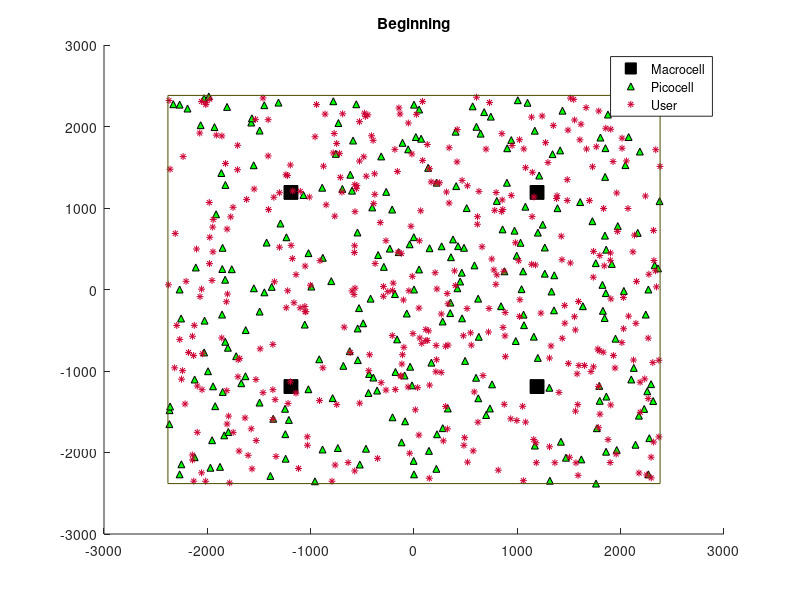

This chart was generated by the following MATLAB code: (Note: this script raises an error after producing the figure.)
%%Rebuild System 2017.2.22
clc, clear, close all
load('ttSimuT');

% ============================================================================== %
%   ____                                                                         %
%  |    \                                                                        %
%  |     \                                                                       %
%  |     |                                                                       %
%  |     /                                                                       %
%  |____/                                                                        % 
%  |        ____            ____        _  _      __     __|__      __           %
%  |       /    \    | /   /    \     |/ \/ \    /  \      |       /  \    | /   %
%  |       |    |\   |/    |    |\    |  |  |    |__/      | /     |__/    |/    %
%  |       \____/ \  |     \____/ \   |  |  |    |___      |/      |___    |     %
% ============================================================================== %

% -----------------------------------------------------
% -------/* Simulation Parameters Setting /* (待確認)--
% -----------------------------------------------------
MTS_1s = 1;		% [sec]														% Minimum Time-of-Stay from 3GPP Standard [sec]
MTS_5s = 5;		% [sec]
TST_HD = 0;


% -----------------------------------------------------
% -----------------/* Time Slot */---------------------
% -----------------------------------------------------
t_d        = 0.1; % ONE MILLISECOND % it's UNIT: sec		% [[[ADJ]]]     % Simulation time duration [sec]
t_start    = t_d;
t_simu     = (t_d/t_d) * ttSimuT; % it's UNIT: sec			% [[[ADJ]]]     % Total Simulation Time [sec]
n_Measured = t_simu/t_d;	                                                % # measurements [# number of times]

											    
% -----------------------------------------------------
% ----------------/* Base Station */-------------------
% -----------------------------------------------------
rectEdge = 4763;															% 系統的邊界 [meter]
load('MC_lct_4sq');															% 大細胞的位置讀出來，矩陣叫:  Macro_location		
load('PC_lct_4sq_n250_random');                                         % 小細胞的位置讀出來 ，矩陣叫: Pico_location
BS_lct = [Macro_location ; Pico_location];								    % 全部細胞的位置

P_MC_dBm    =  46;															% 大細胞 total TX power (全部頻帶加起來的power) [dBm]
P_PC_dBm    =  30;															% 小細胞 total TX power (全部頻帶加起來的power) [dBm]
P_minRsrpRQ = -100; % [dBm]                          		% [[[ADJ]]]     % Minimum Required power to provide services 
																			% sufficiently for UE accessing to BS [dBm]
																			% Requirement for accessing a particular cell
MACROCELL_RADIUS = (10^((P_MC_dBm-P_minRsrpRQ-128.1)/37.6))*1e+3;
PICOCELL_RADIUS  = (10^((P_PC_dBm-P_minRsrpRQ-140.7)/36.7))*1e+3;

n_MC = length(Macro_location);			                                    % 大細胞的數目
n_PC = length(Pico_location);	                                            % 小細胞的數目
n_BS = n_MC + n_PC;															% 全部細胞的數目

% -----------------------------------------------------
% -------------/* Resource Parameter */----------------
% -----------------------------------------------------
sys_BW      = 5   * 1e+6;									% [[[ADJ]]]		% 系統總頻寬 5MHz
BW_PRB      = 180 * 1e+3;													% LTE 每個Resource Block的頻寬為 180kHz
n_ttoffered = sys_BW/(BW_PRB/9*10);											% [[[ADJ]]]     % #max cnct per BS i.e., PRB
                                                                            % 系統 RB 的總數，*9/10那段是把RB的CP算進來除
																			% B E N: Max #PRB under BW = 10 Mhz per slot(0.5ms)
Pico_part   = n_ttoffered;          
GBR         = 256 * 1024;													% Guaranteed Bit Rate is 256 kbit/sec

SINR_th     = -7;		                     								% 這裡應該要設為 -6.5dB (按照3gpp的規格)

% -----------------------------------------------------
% -----------------/* Channel */-----------------------
% -----------------------------------------------------
Gamma_MC            = 3.76;                                                 % Pathloss Exponent (MC)            
Gamma_PC            = 3.67;                                                 % Pathloss Exponent (PC)  
P_N_dBmHz           = -174; % [dBm/Hz]										% 高斯雜訊的 Power Density [dBm/Hz]
LTE_NoiseFloor_dBm  = P_N_dBmHz + 10*log10(BW_PRB);							% Noise Floor approximate -121.45 [dBm/RB]
LTE_NoiseFloor_watt = 10^((LTE_NoiseFloor_dBm - 30)/10);					% Noise Floor approximate 7.1614 * 1e+16 [watt/RB]



% -----------------------------------------------------
% ------------/* User 位置和數目 */--------------------
% -----------------------------------------------------
load('UE_lct_n400_random');
UE_lct = UE_location;                                                       % 讀UE的位置出來 (注意檔名)
n_UE = length(UE_lct);			                                            % 全部UE的數目

% -----------------------------------------------------
% -------------/* Handover Setting */------------------
% -----------------------------------------------------
HHM    = 3;	  % [dB]										% [[[ADJ]]]     % Handover Hysteresis Margin [dB]
t_TTT  = 0.1; % [sec]										% [[[ADJ]]]     % NYC
t_T310 = 1;   % [sec]

% -----------------------------------------------------
% ----------------/* Q-Learning */---------------------
% -----------------------------------------------------
n_FuzzyDegree =  5;
n_Rule        = 25;
n_Act         =  5;

FQ_BS_DF_TST = 0.8;											% [[[INH]]]     % Discount Factor
FQ_BS_LR_TST = 0.2;											% [[[INH]]]     % Learning Rate
FQ_BS_LI_TST = 5  ;											% [[[INH]]]     % Learning Interval is 5 [sec]

% -----------------------------------------------------
% -----------/* 把系統Model圖跑出來 */-----------------
% -----------------------------------------------------
figure(), hold on;
plot(Macro_location(:,1), Macro_location(:,2), 'sk', 'MarkerFaceColor', 'k','MarkerSize',10);
plot(Pico_location(:,1), Pico_location(:,2), '^k', 'MarkerFaceColor', 'g','MarkerSize', 5);
plot(UE_lct(:,1), UE_lct(:,2), '*', 'Color',[0.8 0.0 0.2],'MarkerSize',5);
plot([+1,-1,-1,+1,+1]*rectEdge/2, [+1,+1,-1,-1,+1]*rectEdge/2, 'Color', [0.3 0.3 0.0]);
title('Beginning');
legend('Macrocell','Picocell','User');
set(gcf,'numbertitle','off');
set(gcf,'name','Environment');



% ================================================================== %
%   ________                                                         %
%      |                                                        |    %
%      |                                                        |    %
%      |                                                        |    %
%      |                                                        |    %
%      |           __      .       |       .       ____         |    %
%      |        | /  \           __|__            /    \        |    %
%      |        |/    \    |       |       |     |      |       |    %
%      |        |     |    |       | /     |     |      |\      |    %
%   ___|____    |     |    |       |/      |      \____/  \     |    %
% ================================================================== %

% -----------------------------------------------------
% ---------/* 下面是細胞跟UE的初始化 */----------------
% -----------------------------------------------------
% MC Setting
dist_MC    = zeros(1, n_MC);										        % dist. btwn UE and MC
RsrpMC_dBm = zeros(1, n_MC);										        % RSRP from MC
RsrpMC_dB  = zeros(1, n_MC);
idx_RsrpMC = 0;														        % Just Initialization

% PC setting
dist_PC    = zeros(1, n_PC);										        % dist. btwn PC and UE
RsrpPC_dBm = zeros(1, n_PC);										        % RSRP from PC
RsrpPC_dB  = zeros(1, n_PC);
idx_RsrpPC = 0;														        % Just Initialization

% UE setting
UE_v              = zeros(n_UE, 2);									        % User's velocities on x-axis & y-axis respectively
UE_timer_RWP1step = zeros(n_UE, 1);									        % The Timer of RandomWayPoint for changing DIRC
load('seedSpeedMDS'); 	% 1000 x 6666								        % 2016.11.17
load('seedAngleDEG');   % 1000 x 6666								        % 2016.11.24
load('seedEachStep'); 	% 1000 x 6666									    % 2016.11.17
idx_SEED          = ones(n_UE, 1);	% seed index						    % 2016.11.17
INT_SSL           = zeros(n_UE,1);	% Interference proposed by SSL

% -----------------------------------------------------
% ---------/* 下面是TST BDRY的初始化*/-----------------
% -----------------------------------------------------
% BS部分
n_RBoffer_TST   = zeros(1, n_BS);									        % The number of RB a BS offer to UEs inside it
Load_TST        = zeros(1, n_BS);
CIO_TST         = zeros(1, n_BS);

n_HO_BS_TST     = zeros(1, n_BS);	% Only for target cell			        % KPI: Handover Number of BS

% UE部分
crntRSRP_TST    = zeros(n_UE, 1);		% [dBm]

idx_UEcnct_TST  = zeros(1, n_UE);                                           % UE實際連結的基地台
idx_UEprey_TST  = zeros(1, n_UE);		                                    % UE想要連結的基地台


logical_HO      = zeros(1, n_UE);								            % '1' if idx_UEcnct just changed; '0' if idx_UEcnct is same.

timer_Arrive    = zeros(1, n_UE);	                                        % 2017.01.04


timer_TTT_TST  = zeros(1, n_UE) + t_TTT;
n_HO_UE_TST    = zeros(1, n_UE);								            % KPI: Handover Number of UE
n_HO_M2M       = 0;
n_HO_M2P       = 0;
n_HO_P2M       = 0;
n_HO_P2P       = 0;
n_HO_P2P_CoMP  = 0;

state_PPE_TST  = zeros(n_UE, 5);
n_PPE_1s_TST   = zeros(1, n_UE);								            % KPI: Ping-Pong Number
n_PPE_5s_TST   = zeros(1, n_UE);								            % KPI: Ping-Pong Number
PPR_5s_TST     = zeros(1, n_UE);								            % 2016.12.15


timer_Drop_OngoingCall_NoRB      = zeros(1, n_UE) + t_T310;
timer_Drop_OngoingCall_RBNotGood = zeros(1, n_UE) + t_T310;


% DropReason           = zeros(1,n_UE);	                                    % 2016.12.27	Drop Reason Range = [1,2,3,4] 
% 													                                    %   1 : RB not enough
% 													                                    %   2 : ToS limit
% 													                                    %   3 : Connecting
% 													                                    %   4 : TTT countdown

% DropReason1_M2M___RB = zeros(1,n_UE);	% Drop Reason = 1                   % 因為資源不夠而中斷 (Drop)連線
% DropReason2_M2P___RB = zeros(1,n_UE);	% Drop Reason = 1                     M2M(Macro to Macro)
% DropReason3_P2M___RB = zeros(1,n_UE);	% Drop Reason = 1                     M2P(Macro to Pico)
% DropReason4_P2P___RB = zeros(1,n_UE);	% Drop Reason = 1

% DropReason5_M2M__ToS = zeros(1,n_UE);	% Drop Reason = 2                   % 因為ToS太短，小於ToS Threshold，所以不Handover
% DropReason6_M2P__ToS = zeros(1,n_UE);	% Drop Reason = 2
% DropReason7_P2M__ToS = zeros(1,n_UE);	% Drop Reason = 2
% DropReason8_P2P__ToS = zeros(1,n_UE);	% Drop Reason = 2

% DropReason9_MMM_Conn = zeros(1,n_UE);	% Drop Reason = 3                   % A3 event 沒有發生，且因為CIO 的關係造成dropping
% DropReasonX_PPP_Conn = zeros(1,n_UE);	% Drop Reason = 3                     MMM and PPP代表目前serving對象為MC or PC

% DropReasonY_M2M__TTT = zeros(1,n_UE);	% Drop Reason = 4                   % 在TTT以內的時間發生dropping
% DropReasonY_M2P__TTT = zeros(1,n_UE);	% Drop Reason = 4
% DropReasonY_P2M__TTT = zeros(1,n_UE);	% Drop Reason = 4
% DropReasonY_P2P__TTT = zeros(1,n_UE);	% Drop Reason = 4
% % 老師的解讀:Reason1, 3, 4都是因為資源不夠的關係 (待確認)

% UE TST (LPA的部分)
LPA_P1t = zeros(1,n_UE);	% TrgtCell
LPA_P2t = zeros(1,n_UE);
LPA_P3t = zeros(1,n_UE);
LPA_Ps  = 10^((P_minRsrpRQ-30)/10);	% [Watt]
LPA_t1  = zeros(1,n_UE);
LPA_t2  = zeros(1,n_UE);
LPA_t3  = zeros(1,n_UE);
LPA_idx_pkt      = zeros(1,n_UE);
LPA_pred_trgtToS = zeros(1,n_UE);


GPSinTST_trgtToS = zeros(1,n_UE); % GPS量出來的 TOS

% -----------------------------------------------------
% ---------/* Fuzzy Q Learning 的初始化*/--------------
% -----------------------------------------------------
DoM_CIO_TSTc       = zeros(n_BS, n_FuzzyDegree);
DoM_Load_TSTc      = zeros(n_BS, n_FuzzyDegree);
DoT_Rule_New_TSTc  = zeros(n_BS, n_Rule);
DoT_Rule_Old_TSTc  = zeros(n_BS, n_Rule);
Q_Table_TSTc       = zeros(n_Rule, n_Act, n_BS);
% load('Q_Table_TSTc');
GlobalAct_TSTc     = zeros(1,n_BS);
idx_subAct_choosed_new_TSTc = zeros(n_BS, n_Rule);
idx_subAct_choosed_old_TSTc = zeros(n_BS, n_Rule);
Q_fx_new_TSTc      = zeros(1,n_BS);
Q_fx_old_TSTc      = zeros(1,n_BS);
V_fx_new_TSTc      = zeros(1,n_BS);
Q_reward_TSTc      = zeros(1,n_BS);
Q_bonus_TSTc       = zeros(1,n_BS);

% -----------------------------------------------------
% ---------/* 計算 Performance 的初始化 */-------------
% -----------------------------------------------------
% 算BS的
PRFM_TST_BS_CBR   = zeros(1, n_Measured);
PRFM_TST_BS_CDR   = zeros(1, n_Measured);
PRFM_TST_BS_QoS   = zeros(1, n_Measured);

% 算UE的
PRFM_TST_UE_nHO   = zeros(1, n_Measured);
PRFM_TST_UE_CBR   = zeros(1, n_Measured);	% 2017.01.05
PRFM_TST_UE_CDR   = zeros(1, n_Measured);
PRFM_TST_UE_1snPP = zeros(1, n_Measured);
PRFM_TST_UE_5snPP = zeros(1, n_Measured);
PRFM_TST_UE_5sPPR = zeros(1, n_Measured);

% 算Load Balancing
LB_Idle           = zeros(1, n_Measured);	% 2017.01.19
LB___PC           = zeros(1, n_Measured);	% 2017.01.19
LB___MC           = zeros(1, n_Measured);	% 2017.01.19

% Counter 
PRFM_CTR          = 1;

% -----------------------------------------------------
% ---------------/* 我的東西 初始化 */-----------------
% -----------------------------------------------------
CRE_Macro       = zeros(1, n_MC) + 0;                      % Macro 的 CRE [dBm]
CRE_Pico        = zeros(1, n_PC) + 0;                      % Pico  的 CRE [dBm]
CRE             = [CRE_Macro CRE_Pico];                    % Cell Range Expension，主要給小細胞用的，讓小細胞抓更多人進來

BS_RB_table     = zeros(n_MC + n_PC, n_ttoffered);         % 全部Cell的RB使用狀況    0:未用 1:已用
BS_RB_who_used  = zeros(n_MC + n_PC, n_ttoffered);         % Cell的RB看是哪個UE在用
UE_RB_used      = zeros(n_UE, n_ttoffered);                % UE使用了哪些RB          0:未用 1:已用
UE_Throughput   = zeros(1, n_UE);                          % 顯示每個UE的Throughput  

UE_CoMP_orNOT   = zeros(1, n_UE);                          % 判斷UE又沒有在做CoMP  0:沒有 1:正在做CoMP                    
idx_UEcnct_CoMP = zeros(n_UE, 2);                          % 看UE是給哪兩個Cell做CoMP : Colunm1 是 Serving Cell, Colunm2 是 Cooperating Cell
CoMP_Threshold  = 4;                                       % 執行CoMP的RSRP Threshold，一定要大於 3dB  (dBm)
CoMP_change_TTT = zeros(1, n_UE) + t_TTT;                  % UE在執行CoMP時，交換Serving和Cooperating角色的TTT


% UE Block定義: 原本UE沒有Serving Cell, 該UE想重新連上線，卻被拒絕
% UE Drop 定義: UE原本有一Serving Cell在服務, 但因種種原因他被放棄

n_Block_UE                 = 0;				               % 被Blcok的人數

n_Block_NewCall_NoRB_Macro = 0;                            % NewCall 因為發現Cell(Max RSRP)沒有可以用的RB了, 所以放棄連線: Block 
n_Block_NewCall_NoRB_Pico  = 0;

n_Block_NewCall_RBNotGood_Macro  = 0;                      % NewCall 因為看到Cell(Max RSRP)可以用的RB之頻譜效率都=0  , 所以放棄連線: Block
n_Block_NewCall_RBNotGood_Pico   = 0;

n_Block_Waiting_BlockTimer       = 0;                      % 在等Block timer，被Block的

UE_CBR                     = 0;                            % Call Block Rate: 全部UE跑完後，  N(被Block的人數) / n_UE

n_Drop_UE                   = 0;                           % 被Drop 的人數

Drop_OngoingCall_NoRB_Macro = 0;                           % OngoingCall 因為發現Serving Cell 沒有可以用的RB了， 並且持續1秒，所以被放棄支持連線:  Drop
Drop_OngoingCall_NoRB_Pico  = 0;

Drop_OngoingCall_RBNotGood_Macro = 0;                      % OngoingCall 因為發現Serving Cell 可以用的RB之頻譜效率都=0 ，並且持續1秒，所以放棄連線:  Drop
Drop_OngoingCall_RBNotGood_Pico  = 0;

UE_CDR                     = 0;                            % Call Drop Rate: 全部UE跑完後， N(被Drop的人數) / n_UE

CDR_BS                     = zeros(1,n_BS);                % 每個Base Station把UE給Drop的次數 
CBR_BS                     = zeros(1,n_BS);                % 每個Base Station把UE給Block的次數

n_DeadUE_BS                = zeros(1, n_BS);		       % 在算BS的Call Block Rate用的
n_LiveUE_BS                = zeros(1, n_BS);		       % 在算BS的Call Block Rate用的    

CBR_BS_TST 		           = zeros(1, n_BS);			   % KPI: Call Block Rate  
CDR_BS_TST 		           = zeros(1, n_BS);			   % KPI: Outage Probability 2016.11.15 -> Call Drop Rate 2017.01.04

BS_RB_consumption          = zeros(1, n_BS);               % 每個Base Station在這段時間所使用的RB數

BS_last_time_serving       = zeros(1, n_BS);               % 上個state服務的人
	
UE_survive                 = 0;                            % UE平均存活人數


Handover_Failure_times                    = 0;                            % Handover失敗的次數
Handover_to_Macro_Failure_NoRB_times      = 0;                  % 想handover到Macro但是被拒絕的次數
Handover_to_Pico_Failure_NoRB_times       = 0;                  % 想handover到Pico但是被拒絕的次數

Handover_to_Macro_Failure_RBNotGood_times = 0;             % 想handover到Macro但是被拒絕的次數
Handover_to_Pico_Failure_RBNotGood_times  = 0;             % 想handover到Pico但是被拒絕的次數


Macro_Serving_Num_change        = zeros((ttSimuT/t_d), 1);
Pico_NonCoMP_Serving_Num_change = zeros((ttSimuT/t_d), 1);
% ============================================================= %
%    ________                                                   %
%   /                                                           %
%  /                                                            %
%  \                                                            %
%   \________      ___|___      ____        |  /     ___|___    %
%            \        |        /    \       | /         |       %
%             \       |       |      |      |/          |       %
%             /       | /     |      |\     |           | /     %
%   _________/        |/       \____/  \    |           |/      %
% ============================================================= %
tic

% Loop 1: Time
for idx_t = t_start : t_d : t_simu								            % [sec] % 0.1 sec per loop
	if (rem(idx_t,t_simu/ttSimuT) < 1e-3)                                       % 顯示時間用的，不知道在幹嘛， 不過不影響
		fprintf(' %.3f sec\n', idx_t)
	end

	AMP_Noise  = LTE_NoiseFloor_watt * randn(1);                            % 每個時間點的白高斯 雜訊都不一樣 [watt/RB]


	% Loop 2: User	
	% 寫收訊號的，A3 event，統計各個Performance，關係到RB 的要自己來 ( 細胞loading的問題, UE's SINR計算 )
	for idx_UE = 1:n_UE
		Dis_Connect_Reason  = 0;
		Dis_Handover_Reason = 0;

		if idx_t >= 5.9
			a = 1;
		end
		if idx_UE == 268
			a = 1;
		end


		% ============================================================================================= %
		%                    ________                             \                    ___              %
		%   |          |    |                  |    /            __\__ _______        |   |      |__    %
		%   |          |    |              |   |   /--------               | |        |___|   ___|___   %
		%   |          |    |              |  /|  /  \    /       ___      | |         ___   |  _|_ /   %
		%   |          |    |________      | / |      \  /        ___      | |         ___   |   |_     %
		%   |          |    |                  |       \/         ___      / \         /__   /          %
		%   |          |    |                  |       /\        |   |   \/   \  /       /  /   / \     %
		%    __________     |________          |    __/  \__     |___|   /\    \/      \/  /   /   \_   %
		%                                                                                               %
		% ============================================================================================= %
		for mc = 1:n_MC
			dist_MC(mc)    = norm(UE_lct(idx_UE,:) - Macro_location(mc,:)); % 該UE距離全部MC多遠 [meter]
			RsrpMC_dBm(mc) = P_MC_dBm - PLmodel_3GPP(dist_MC(mc), 'M');		% 該UE從這些MC收到的RSRP [dBm]
		end
		for pc = 1:n_PC
			dist_PC(pc)    = norm(UE_lct(idx_UE,:) - Pico_location(pc,:));  % 該UE距離全部PC多遠 [meter]
			RsrpPC_dBm(pc) = P_PC_dBm - PLmodel_3GPP(dist_PC(pc), 'P');	    % 該UE從這些PC收到的RSRP [dBm]
		end
		RsrpBS_dBm  = [RsrpMC_dBm RsrpPC_dBm];
		RsrpBS_dB   = RsrpBS_dBm - 30;								          
		RsrpBS_Watt = 10.^(RsrpBS_dB/10);                                   % 全部換成瓦特

		% =============================================================================================== %
		%                                                                                                 %
		%                                                ______                               ____        %
		%   |\     |                                   /                     |\          /|  |    \       %
		%   | \    |      __                          /              __      | \        / |  |     |      %
		%   |  \   |    /    \   _ ____      ______  |             /    \    |  \      /  |  |____/       %
		%   |   \  |   |      |  |/    \             |            |      |   |   \    /   |  |            %
		%   |    \ |   |      |  |      |             \           |      |   |    \  /    |  |            %
		%   |     \|    \ __ /   |      |              \_______    \ __ /    |      v     |  |            %
		%                                                                                                 %
		% =============================================================================================== %
		% UE在Non-CoMP下走的FlowChart

		% ------------------------------------------------------------------------------- %
		% 找出目前哪個基地台RSRP對該UE最大 ，而且是多少dB (對比到學長主程式的311-313行 )  %
		% ------------------------------------------------------------------------------- %
		temp_rsrp = RsrpBS_dBm + CIO_TST;
		% target對象不要選到自己
		if idx_UEcnct_TST(idx_UE) ~= 0
			temp_rsrp(idx_UEcnct_TST(idx_UE)) = min(temp_rsrp); 
		end
		% 選RSRP+CIO最大的出來				
		[~, idx_trgt] = max(temp_rsrp);

		% ------------------------------ %
		% 把目前應該要服務我的人抓出來   %
		% ------------------------------ %
		if idx_UEcnct_TST(idx_UE) == 0						 % 如果沒人服務我，只會發生在initial的時候
			idx_UEprey_TST(idx_UE) = idx_trgt;				 % RSRP 最大的成為我的目標
		else                             				     % 如果已經有人服務我了
			idx_UEprey_TST(idx_UE) = idx_UEcnct_TST(idx_UE); % 那目前的連線對象就是我的目標
		end

		% ----------------- %
		% 看有沒有人服務你  %
		% ----------------- %
		if (idx_UEcnct_TST(idx_UE) == 0) % 沒人服務，這可能是initial  or 被踢掉

			% --------------------------------------------------------------------- %
			% 當user被踢掉後，必須等一段時間才能重新拿RB，這裡就UE是在等這段時間    %
			% 當user等完了之後，就要開始拿RB                                        %
			% --------------------------------------------------------------------- %
			if (timer_Arrive(idx_UE) ~= 0) % Waiting Users
				timer_Arrive(idx_UE) = timer_Arrive(idx_UE) - t_d;	% Countdown
				if (timer_Arrive(idx_UE) < t_d)
					timer_Arrive(idx_UE) = 0;
				end
				Dis_Connect_Reason = 1; % 還在等連線，也算在Call  Block Rate頭上

			else  %(timer_Arrive(idx_UE) == 0): Arriving Users	
				% ---------------- %
				% 拿Resource Block %
				% ---------------- %				
				[BS_RB_table, BS_RB_who_used, UE_RB_used, idx_UEcnct_TST(idx_UE), UE_Throughput(idx_UE), Dis_Connect_Reason] = NewCall_take_RB(n_MC, n_PC, BS_RB_table, BS_RB_who_used, UE_RB_used, AMP_Noise, n_ttoffered, Pico_part, RsrpBS_Watt, ...
								                                                                                                               idx_UE, idx_trgt, GBR, BW_PRB);
								                                                                                                               
				% Check_RB_Function(UE_RB_used, BS_RB_table, BS_RB_who_used, UE_CoMP_orNOT, idx_UEcnct_TST, idx_UEcnct_CoMP, n_ttoffered, n_UE, n_BS);

				% -------------------------------------------------------------------- %
				% 不論UE是死是活，都會再給他一個等待時間，下次她被放棄時就會數這個     %
				% -------------------------------------------------------------------- %
				while timer_Arrive(idx_UE) == 0	
					timer_Arrive(idx_UE) = poissrnd(1);	% 2017.01.05 Not to be ZERO please.  % 不要是 0
				end					

				% ---------------------------------------------------- %
				% 計算Ping-Pong Effect是否有發生，跟Performance 的計算 %
				% 有兩個KPI: (1) 1秒內發生碰撞   (2) 5秒內發生碰撞     %
				% ---------------------------------------------------- %
				if idx_UEcnct_TST(idx_UE) ~= state_PPE_TST(idx_UE,1)	% 2017.01.04

					state_PPE_TST(idx_UE,:) = PingPong_Update(state_PPE_TST(idx_UE,:), idx_UEcnct_TST(idx_UE), idx_t);
					% ===/* Ping Pong State Update [1 sec] */===
					if    (state_PPE_TST(idx_UE,1) == state_PPE_TST(idx_UE,3) ...
						&& state_PPE_TST(idx_UE,1) ~= state_PPE_TST(idx_UE,2) ...
						&& state_PPE_TST(idx_UE,4) -  state_PPE_TST(idx_UE,5) <= MTS_1s ...
						&& prod(state_PPE_TST(idx_UE,:)) ~= 0)	% 2017.01.04 Live 2 Dead 2 Live is not Ping-Pong, Dead 2 Live 2 Dead either.
						% Ping-Pong Effect Occur
						n_PPE_1s_TST(idx_UE) = n_PPE_1s_TST(idx_UE) + 1; % [PRFM]
					end
					% ===/* Ping Pong State Update [5 sec] */===
					if    (state_PPE_TST(idx_UE,1) == state_PPE_TST(idx_UE,3) ...
						&& state_PPE_TST(idx_UE,1) ~= state_PPE_TST(idx_UE,2) ...
						&& state_PPE_TST(idx_UE,4) -  state_PPE_TST(idx_UE,5) <= MTS_5s ...
						&& prod(state_PPE_TST(idx_UE,:)) ~= 0)	% 2017.01.04 Live 2 Dead 2 Live is not Ping-Pong, Dead 2 Live 2 Dead either.
						% Ping-Pong Effect Occur
						n_PPE_5s_TST(idx_UE) = n_PPE_5s_TST(idx_UE) + 1; % [PRFM]
						PPR_5s_TST(idx_UE)   = n_PPE_5s_TST(idx_UE) / n_HO_UE_TST(idx_UE);	% 2016.12.15
					end
				end 					
			end


			% ----------------- %
			% 計算UE Call Block %
			% ----------------- %
			if Dis_Connect_Reason == 0

				% 還原
				Dis_Connect_Reason = 0;

			else
				if Dis_Connect_Reason == 1
					n_Block_UE = n_Block_UE + 1;

					% 該UE因為Cell的資源不夠被放棄
					if idx_trgt <= n_MC
						n_Block_NewCall_NoRB_Macro = n_Block_NewCall_NoRB_Macro + 1;							
					else
						n_Block_NewCall_NoRB_Pico = n_Block_NewCall_NoRB_Pico + 1;
					end

					% 還原
					Dis_Connect_Reason = 0;

				elseif Dis_Connect_Reason == 2
					n_Block_UE = n_Block_UE + 1;
					
					% 該UE因為看到的RB之頻譜效率都太低了,  所以被拒絕
					if idx_trgt <= n_MC
						n_Block_NewCall_RBNotGood_Macro = n_Block_NewCall_RBNotGood_Macro + 1;							
					else
						n_Block_NewCall_RBNotGood_Pico = n_Block_NewCall_RBNotGood_Pico + 1;
					end

					% 還原
					Dis_Connect_Reason = 0;
					
				elseif Dis_Connect_Reason == 3
					n_Block_UE = n_Block_UE + 1;

					% 因為UE還在等 ，所以也算被Block
					n_Block_Waiting_BlockTimer = n_Block_Waiting_BlockTimer + 1;

					% 還原
					Dis_Connect_Reason = 0;				
				end
			end

		else %(idx_UEcnct_TST(idx_UE) ~= 0): 有人正在服務我 

			% --------------- %
			% 更新Throuhgput  %
			% --------------- %
			[UE_Throughput(idx_UE)] = Non_CoMP_Update_Throughput(n_MC, n_PC, BS_RB_table, UE_RB_used, AMP_Noise, n_ttoffered, Pico_part, RsrpBS_Watt, ...
													             idx_UE, idx_UEcnct_TST(idx_UE), BW_PRB);

			% -------------------- %
			% 看A3 Event有沒有成立 %
			% -------------------- %						
			if (RsrpBS_dBm(idx_trgt) + CIO_TST(idx_trgt) > RsrpBS_dBm(idx_UEcnct_TST(idx_UE)) + CIO_TST(idx_UEcnct_TST(idx_UE)) + HHM)

				% A3 Event一旦trigger，TTT就開始數
				if (timer_TTT_TST(idx_UE) <= t_TTT && timer_TTT_TST(idx_UE) > 0)

					% 單純減TTT
					timer_TTT_TST(idx_UE) = timer_TTT_TST(idx_UE) - t_d;
					if (timer_TTT_TST(idx_UE) < 1e-5)	% [SPECIAL CASE] 0930
						timer_TTT_TST(idx_UE) = 0;		% [SPECIAL CASE]
					end 

				elseif (timer_TTT_TST(idx_UE) == 0)	
					% ==================================================================== %	% ================================== %
					%     -----    ------    -----             -------   -----   -------   %	%   ------  ------   ------  -   --	 %
					%    /         |     )  (                     |     (           |      %	%   |     ) |     \  |     )  \ /	 %
					%   |     ---  |-----    -----     o -_       |      -----      |      %	%   ------  |      | ------    V 	 %
					%    \     |   |              )    | | |      |           )     |      %	%   |     ) |     /  |     \   |	 %
					%     -----    -         -----     - - -      -      -----      -      %	%   ------  ------   -     -   -	 %
					% ==================================================================== %	% ================================== %
					% distance_UE_target = norm(UE_lct(idx_UE,:) - BS_lct(idx_trgt,:));							
					% % tToS
					% if idx_trgt <= n_MC
					% 	GPSinTST_trgtToS(idx_UE) = GPS_fx(BS_lct(idx_trgt,:), MACROCELL_RADIUS, UE_lct(idx_UE,:), UE_v(idx_UE,:)) - t_TTT; % 2017.01.21
					% else  % idx_trgt > n_MC
					% 	GPSinTST_trgtToS(idx_UE) = GPS_fx(BS_lct(idx_trgt,:), distance_UE_target, UE_lct(idx_UE,:), UE_v(idx_UE,:)) - t_TTT; % 2017.01.21
					% end

					% Willie的演算法
					% if GPSinTST_trgtToS(idx_UE) > TST_HD
						% 通過A3 Event ---> 數完TTT ---> Time of Stay Threshold大於TST_HD ---> 接下來檢查夠不夠資源

					% Handover Call來拿RB
					temp_idx_UEcnct_TST = idx_UEcnct_TST(idx_UE); % 暫存的，來紀錄從哪裡handover到哪裡
					[BS_RB_table, BS_RB_who_used, UE_RB_used, idx_UEcnct_TST(idx_UE), UE_Throughput(idx_UE), Dis_Handover_Reason] = HandoverCall_take_RB(n_MC, n_PC, BS_RB_table, BS_RB_who_used, UE_RB_used, AMP_Noise, n_ttoffered, Pico_part, RsrpBS_Watt, ...
									                                                                                                                    idx_UE, idx_UEcnct_TST(idx_UE), idx_trgt, UE_Throughput(idx_UE), GBR, BW_PRB);
					% Check_RB_Function(UE_RB_used, BS_RB_table, BS_RB_who_used, UE_CoMP_orNOT, idx_UEcnct_TST, idx_UEcnct_CoMP, n_ttoffered, n_UE, n_BS);

					if idx_UEcnct_TST(idx_UE) == idx_trgt
						% !!!!!!!!!!成功Handvoer到Target Cell!!!!!!!!!!
						% ---------------- %
						% Handover次數計算 %
						% ---------------- %
						n_HO_UE_TST(idx_UE)   = n_HO_UE_TST(idx_UE)   + 1;
						n_HO_BS_TST(idx_trgt) = n_HO_BS_TST(idx_trgt) + 1;	% Only for target cell

						% ----------------------------------- %
						% 看Handover是從什麼Cell換到什麼Cell  %
						% ----------------------------------- %
						if     temp_idx_UEcnct_TST <= n_MC && idx_UEcnct_TST(idx_UE) <= n_MC
							n_HO_M2M = n_HO_M2M + 1;
						elseif temp_idx_UEcnct_TST <= n_MC && idx_UEcnct_TST(idx_UE) >  n_MC
							n_HO_M2P = n_HO_M2P + 1;
						elseif temp_idx_UEcnct_TST >  n_MC && idx_UEcnct_TST(idx_UE) <= n_MC
							n_HO_P2M = n_HO_P2M + 1;
						elseif temp_idx_UEcnct_TST >  n_MC && idx_UEcnct_TST(idx_UE) >  n_MC
							n_HO_P2P = n_HO_P2P + 1;
						end	

						% ------------------------------------- %
						% 記錄該UE在該時間點是否執行了Handover  %
						% ------------------------------------- %
						logical_HO(idx_UE) = 1;	% Handover success.

						% --------- %
						% TTT Reset %
						% --------- %
						timer_TTT_TST(idx_UE) = t_TTT;	% 2016.12.28

						% --------------------- %
						% Ping-Pong Rate UPDATE %
						% --------------------- %
						PPR_5s_TST(idx_UE)    = n_PPE_5s_TST(idx_UE) / n_HO_UE_TST(idx_UE);	% 2017.01.01
					else
						Handover_Failure_times = Handover_Failure_times + 1;

						% Handover失敗了，看是Handover誰而失敗，阿為什麼失敗，計錄下來
						if Dis_Handover_Reason == 1
							if idx_trgt <= n_MC
								Handover_to_Macro_Failure_NoRB_times = Handover_to_Macro_Failure_NoRB_times + 1;
							else
								Handover_to_Pico_Failure_NoRB_times  = Handover_to_Pico_Failure_NoRB_times + 1;
							end

						elseif Dis_Handover_Reason == 2
							if idx_trgt <= n_MC
								Handover_to_Macro_Failure_RBNotGood_times = Handover_to_Macro_Failure_RBNotGood_times + 1;										
							else
								Handover_to_Pico_Failure_RBNotGood_times  = Handover_to_Pico_Failure_RBNotGood_times + 1;
							end
						end
						Dis_Handover_Reason = 0;

						% ------------------------------------- %
						% 記錄該UE在該時間點是否執行了Handover  %
						% ------------------------------------- %
						logical_HO(idx_UE) = 0;	% Handover fail
					end
					% end
				end		
			else
				% 沒有Handover !!!
				logical_HO(idx_UE) = 0;

				% TTT Reset
				timer_TTT_TST(idx_UE) = t_TTT;
			end
			% Check_RB_Function(UE_RB_used, BS_RB_table, BS_RB_who_used, UE_CoMP_orNOT, idx_UEcnct_TST, idx_UEcnct_CoMP, n_ttoffered, n_UE, n_BS);

            % ----------------------------------------------------------- %
			% 如果(1)沒有過A3 Event               __\  就會走以下的流程   %
			%     (2)過了但是Target Cell沒有資源    /	                  %
			% ----------------------------------------------------------- %			
			if logical_HO(idx_UE) == 0

				% ------------------------------------------------------ %
				% 如果Throughput < GBR，先來換換看，這裡注意一定要先換   %
				% ------------------------------------------------------ %
				if UE_Throughput(idx_UE) < GBR
					if idx_UEcnct_TST(idx_UE) <= n_MC
						%  看能不能換個RB 位置 					
						if UE_Throughput(idx_UE) < GBR && (isempty(find(UE_RB_used(idx_UE,:) == 1)) == 0) && (isempty(find(BS_RB_table(idx_UEcnct_TST(idx_UE),:) == 0)) == 0)
							[BS_RB_table, BS_RB_who_used, UE_RB_used, UE_Throughput(idx_UE)] = Non_CoMP_Serving_change_RB(n_MC, n_PC, BS_RB_table, BS_RB_who_used, UE_RB_used, AMP_Noise, n_ttoffered, Pico_part, RsrpBS_Watt, ...
								                                                                                          idx_UE, idx_UEcnct_TST(idx_UE), UE_Throughput(idx_UE), GBR, BW_PRB);						                                                                                          
						end
					else
						%  看能不能換個RB 位置 					
						if UE_Throughput(idx_UE) < GBR && (isempty(find(UE_RB_used(idx_UE, 1:Pico_part) == 1)) == 0) && (isempty(find(BS_RB_table(idx_UEcnct_TST(idx_UE),:) == 0)) == 0)
							[BS_RB_table, BS_RB_who_used, UE_RB_used, UE_Throughput(idx_UE)] = Non_CoMP_Serving_change_RB(n_MC, n_PC, BS_RB_table, BS_RB_who_used, UE_RB_used, AMP_Noise, n_ttoffered, Pico_part, RsrpBS_Watt, ...
								                                                                                          idx_UE, idx_UEcnct_TST(idx_UE), UE_Throughput(idx_UE), GBR, BW_PRB);		                                                                                          
						end
					end

					% Check_RB_Function(UE_RB_used, BS_RB_table, BS_RB_who_used, UE_CoMP_orNOT, idx_UEcnct_TST, idx_UEcnct_CoMP, n_ttoffered, n_UE, n_BS);
				end

				% ------------------------------------ %
				% 如果Throughput >= GBR，看能不能丟RB  %
				% ------------------------------------ %
				if UE_Throughput(idx_UE) >= GBR
					% 把頻譜效率 = 0的RB丟掉，如果還可以再丟，那就繼續丟
					[BS_RB_table, BS_RB_who_used, UE_RB_used, UE_Throughput(idx_UE)] = Non_CoMP_throw_RB(n_MC, n_PC, BS_RB_table, BS_RB_who_used, UE_RB_used, AMP_Noise, n_ttoffered, Pico_part, RsrpBS_Watt, ...
																									     idx_UE, idx_UEcnct_TST(idx_UE), GBR, BW_PRB);

					% Check_RB_Function(UE_RB_used, BS_RB_table, BS_RB_who_used, UE_CoMP_orNOT, idx_UEcnct_TST, idx_UEcnct_CoMP, n_ttoffered, n_UE, n_BS);
				end


				% ---------------------------------------------------- %
				% 再來看UE的Throughput狀況怎樣，再來看說要不要多拿RB   %
				% ---------------------------------------------------- %
				if UE_Throughput(idx_UE) < GBR
					[BS_RB_table, BS_RB_who_used, UE_RB_used, UE_Throughput(idx_UE), Dis_Connect_Reason] = Non_CoMP_take_RB(n_MC, n_PC, BS_RB_table, BS_RB_who_used, UE_RB_used, AMP_Noise, n_ttoffered, Pico_part, RsrpBS_Watt, ...
																															idx_UE, idx_UEcnct_TST(idx_UE), UE_Throughput(idx_UE), GBR, BW_PRB);																											
					
					% Check_RB_Function(UE_RB_used, BS_RB_table, BS_RB_who_used, UE_CoMP_orNOT, idx_UEcnct_TST, idx_UEcnct_CoMP, n_ttoffered, n_UE, n_BS);
				end


				% ----------------------------------------------------------------- %
				% 總於言之呢，Throughput有過QoS，就是OK啦，如果不ok就不會進來這了   %
				% ----------------------------------------------------------------- %
				if UE_Throughput(idx_UE) >= GBR
					Dis_Connect_Reason = 0;
				end
			end 


			% ---------------------------------- %
			% 計算UE Call Drop and BS Call Drop  %
			% ---------------------------------- %
			if Dis_Connect_Reason == 0          % 會進來這代表 (1)UE handover成功 (2)沒有handover or handover失敗，但是UE成功連回Serving  Cell

				% Dropping timer 重置為 1sec					
				timer_Drop_OngoingCall_NoRB(idx_UE) = t_T310;
				timer_Drop_OngoingCall_RBNotGood(idx_UE) = t_T310;

				% 還原
				Dis_Connect_Reason = 0;
			else
				if Dis_Connect_Reason == 1      % 會進來這裡就是  (1)找Serving Cell要資源，Serving Cell說資源沒了
					if timer_Drop_OngoingCall_NoRB(idx_UE) <= t_T310 && timer_Drop_OngoingCall_NoRB(idx_UE) > 0
						timer_Drop_OngoingCall_NoRB(idx_UE) = timer_Drop_OngoingCall_NoRB(idx_UE) - t_d;
						if timer_Drop_OngoingCall_NoRB(idx_UE) < 1e-5	% [SPECIAL CASE]
							timer_Drop_OngoingCall_NoRB(idx_UE) = 0;		% [SPECIAL CASE]
						end 

						% 還原
						Dis_Connect_Reason = 0;

					elseif timer_Drop_OngoingCall_NoRB(idx_UE) == 0

						% Drop記上一筆
						n_Drop_UE = n_Drop_UE + 1;

						% 該UE因為Cell的資源不夠被放棄						
						CDR_BS(idx_UEcnct_TST(idx_UE)) = CDR_BS(idx_UEcnct_TST(idx_UE)) + 1;

						% 看UE是被Macro還是Pico說資源不夠，而把你斷掉的
						if idx_UEcnct_TST(idx_UE) <= n_MC
							Drop_OngoingCall_NoRB_Macro = Drop_OngoingCall_NoRB_Macro + 1;								
						else
							Drop_OngoingCall_NoRB_Pico  = Drop_OngoingCall_NoRB_Pico + 1;
						end

						% 把RB還給Serving Cell
						if idx_UEcnct_TST(idx_UE) <= n_MC
							for RB_index = 1:1:n_ttoffered
								if BS_RB_table(idx_UEcnct_TST(idx_UE), RB_index) == 1 && UE_RB_used(idx_UE, RB_index) == 1
									BS_RB_table(idx_UEcnct_TST(idx_UE), RB_index)    = 0;
									BS_RB_who_used(idx_UEcnct_TST(idx_UE), RB_index) = 0;
									UE_RB_used(idx_UE, RB_index)                     = 0;
								end
							end
						else
							for RB_index = 1:1:Pico_part
								if BS_RB_table(idx_UEcnct_TST(idx_UE), RB_index) == 1 && UE_RB_used(idx_UE, RB_index) == 1
									BS_RB_table(idx_UEcnct_TST(idx_UE), RB_index)    = 0;
									BS_RB_who_used(idx_UEcnct_TST(idx_UE), RB_index) = 0;
									UE_RB_used(idx_UE, RB_index)                     = 0;
								end
							end
						end		
						idx_UEcnct_TST(idx_UE) = 0; % 結束連線
						UE_Throughput(idx_UE)  = 0; % UE的throughput歸零

						% Dropping timer 重置為 1sec
						timer_Drop_OngoingCall_NoRB(idx_UE) = t_T310;
						timer_Drop_OngoingCall_RBNotGood(idx_UE) = t_T310;

						% 還原
						Dis_Connect_Reason = 0;
					end

				elseif Dis_Connect_Reason == 2  % 會進來這裡就是  (1)找Serving Cell要資源，發現Serving Cell的RB質量不夠

					if timer_Drop_OngoingCall_RBNotGood(idx_UE) <= t_T310 && timer_Drop_OngoingCall_RBNotGood(idx_UE) > 0
						% 倒數Drop timer 
						timer_Drop_OngoingCall_RBNotGood(idx_UE) = timer_Drop_OngoingCall_RBNotGood(idx_UE) - t_d;
						if timer_Drop_OngoingCall_RBNotGood(idx_UE) < 1e-5	% [SPECIAL CASE]
							timer_Drop_OngoingCall_RBNotGood(idx_UE) = 0;		% [SPECIAL CASE]
						end 

						% 還原
						Dis_Connect_Reason = 0;

					elseif timer_Drop_OngoingCall_RBNotGood(idx_UE) == 0

						% Drop記上一筆
						n_Drop_UE = n_Drop_UE + 1;

						% 該Ongoing Call因為看到的RB之頻譜效率都太低了,  並且持續1秒, 所以被拒絕
						CDR_BS(idx_UEcnct_TST(idx_UE))  = CDR_BS(idx_UEcnct_TST(idx_UE)) + 1;

						% 這裡是因為UE自己走太遠，但在之間如果有想Handover但被拒絕，導致他走太遠沒人服務，這也要算一筆							
						if idx_UEcnct_TST(idx_UE) <= n_MC
							Drop_OngoingCall_RBNotGood_Macro = Drop_OngoingCall_RBNotGood_Macro + 1;
						else
							Drop_OngoingCall_RBNotGood_Pico  = Drop_OngoingCall_RBNotGood_Pico + 1;
						end		

						% 把RB還給Serving Cell
						if idx_UEcnct_TST(idx_UE) <= n_MC
							for RB_index = 1:1:n_ttoffered
								if BS_RB_table(idx_UEcnct_TST(idx_UE), RB_index) == 1 && UE_RB_used(idx_UE, RB_index) == 1
									BS_RB_table(idx_UEcnct_TST(idx_UE), RB_index)    = 0;
									BS_RB_who_used(idx_UEcnct_TST(idx_UE), RB_index) = 0;
									UE_RB_used(idx_UE, RB_index)                     = 0;
								end
							end
						else
							for RB_index = 1:1:Pico_part
								if BS_RB_table(idx_UEcnct_TST(idx_UE), RB_index) == 1 && UE_RB_used(idx_UE, RB_index) == 1
									BS_RB_table(idx_UEcnct_TST(idx_UE), RB_index)    = 0;
									BS_RB_who_used(idx_UEcnct_TST(idx_UE), RB_index) = 0;
									UE_RB_used(idx_UE, RB_index)                     = 0;
								end
							end
						end	
						idx_UEcnct_TST(idx_UE) = 0; % 結束連線
						UE_Throughput(idx_UE)  = 0; % UE的throughput歸零

						% Dropping timer 重置為 1sec
						timer_Drop_OngoingCall_NoRB(idx_UE) = t_T310;
						timer_Drop_OngoingCall_RBNotGood(idx_UE) = t_T310;
						% 還原
						Dis_Connect_Reason = 0;
					end						
				end
			end
			% Check_RB_Function(UE_RB_used, BS_RB_table, BS_RB_who_used, UE_CoMP_orNOT, idx_UEcnct_TST, idx_UEcnct_CoMP, n_ttoffered, n_UE, n_BS);

			% --------------------------------- %
			% 主要統計: 檢查Ping-Pong有沒有發生 %
			% --------------------------------- %
			if logical_HO(idx_UE) == 1

				% ---------------------------------------------------- %
				% 計算Ping-Pong Effect是否有發生，跟Performance 的計算 %
				% 有兩個KPI: (1) 1秒內發生碰撞   (2) 5秒內發生碰撞     %
				% ---------------------------------------------------- %
				state_PPE_TST(idx_UE,:) = PingPong_Update(state_PPE_TST(idx_UE,:), idx_UEcnct_TST(idx_UE), idx_t);
				% ===/* Ping Pong State Update [1 sec] */===
				if    (state_PPE_TST(idx_UE,1) == state_PPE_TST(idx_UE,3) ...
					&& state_PPE_TST(idx_UE,1) ~= state_PPE_TST(idx_UE,2) ...
					&& state_PPE_TST(idx_UE,4) -  state_PPE_TST(idx_UE,5) <= MTS_1s ...
					&& prod(state_PPE_TST(idx_UE,:)) ~= 0)	% 2017.01.04 Live 2 Dead 2 Live is not Ping-Pong, Dead 2 Live 2 Dead either.
					% Ping-Pong Effect Occur
					n_PPE_1s_TST(idx_UE) = n_PPE_1s_TST(idx_UE) + 1; % [PRFM]
				end
				% ===/* Ping Pong State Update [5 sec] */===
				if    (state_PPE_TST(idx_UE,1) == state_PPE_TST(idx_UE,3) ...
					&& state_PPE_TST(idx_UE,1) ~= state_PPE_TST(idx_UE,2) ...
					&& state_PPE_TST(idx_UE,4) -  state_PPE_TST(idx_UE,5) <= MTS_5s ...
					&& prod(state_PPE_TST(idx_UE,:)) ~= 0)	% 2017.01.04 Live 2 Dead 2 Live is not Ping-Pong, Dead 2 Live 2 Dead either.
					% Ping-Pong Effect Occur
					n_PPE_5s_TST(idx_UE) = n_PPE_5s_TST(idx_UE) + 1; % [PRFM]
					PPR_5s_TST(idx_UE)   = n_PPE_5s_TST(idx_UE) / n_HO_UE_TST(idx_UE);	% 2016.12.15
				end
				% 還原
				logical_HO(idx_UE) = 0;		

			else
				if UE_CoMP_orNOT(idx_UE) == 1 % 如果開始執行CoMP，這時Ping-pong  effect 不存在					
					state_PPE_TST(idx_UE,:) = 0;
				end
			end
		end	

        % Check_RB_Function(UE_RB_used, BS_RB_table, BS_RB_who_used, UE_CoMP_orNOT, idx_UEcnct_TST, idx_UEcnct_CoMP, n_ttoffered, n_UE, n_BS);;

		% ========================================================================================================================== %
		% 以下等等用來算Cell的CBR                                                                                                    % 
		% Cell角度的CBR: 若UE沒有連上預期的連線目標，反而到最後UE變得沒有Serving   Cell，這時這個Block Call就會算在預期的連線Cell上  %
		% Cell角度的CDR: 若UE本身有Serving Cell，但到最後UE離開Serving  Cell，這筆Call Drop就算在Serving Cell上                      %
		% ========================================================================================================================== %

		if idx_UEprey_TST(idx_UE) ~= 0     % 該UE是有預期的連線目標，正常都會有
			if idx_UEcnct_TST(idx_UE) == 0 % UE有預期目標，但最後卻沒有Serving  Cell
				n_DeadUE_BS(idx_UEprey_TST(idx_UE)) = n_DeadUE_BS(idx_UEprey_TST(idx_UE)) + 1;

			else % idx_UEcnct_TST(idx_UE) ~= 0
				n_LiveUE_BS(idx_UEcnct_TST(idx_UE)) = n_LiveUE_BS(idx_UEcnct_TST(idx_UE)) + 1;
			end
		end	

		% ============================================================================================ %
		%                    ________          /                     |                      |          %
		%   |          |    |               ___|___      |         __|__                ____|____      %
		%   |          |    |                  |     ____|__         |      ____            |          %
		%   |          |    |                __|__       |  |     ___|___  |    |        /  |  /       %
		%   |          |    |________       |__|__|      |  |        |     |____|       / \ | / \      %
		%   |          |    |               |__|__|     /   |        |___  |               /|\         %
		%   |          |    |                __|__     /  \ |     /  |     |_____         / | \        %
		%    __________     |________      ____|____  /    \|    /\__|_____________    __/  |  \__     %
		%                                                                                              %
		% ============================================================================================ %
		[lct_new, v_new, t_oneStep] = UMM_RWPmodel('V', idx_t, t_start, UE_lct(idx_UE,:), ...
													UE_timer_RWP1step(idx_UE,1), t_d, rectEdge, UE_v(idx_UE,:), ...
													seedSpeedMDS(idx_UE,idx_SEED(idx_UE)), ...
													seedAngleDEG(idx_UE,idx_SEED(idx_UE)), ... 
													seedEachStep(idx_UE,idx_SEED(idx_UE)));
		UE_lct(idx_UE, :) = lct_new;
		UE_v(idx_UE, :)   = v_new;
		UE_timer_RWP1step(idx_UE,1) = t_oneStep - t_d;	% Damn Bug 2016.10.18

		if UE_timer_RWP1step(idx_UE,1) < t_d
			UE_timer_RWP1step(idx_UE,1) = 0;
			% Seeds Checking
			idx_SEED(idx_UE) = idx_SEED(idx_UE) + 1;
			if (idx_SEED(idx_UE) == 10000)
				idx_SEED(idx_UE) = 1;	% Rerun Seeds
				seedLack = 1;			% For checking whether 10000 seeds is insufficient in 40000 sec. 2016.11.22
			end
		end

    end 
    % 結束Loop 2(UE的Loop)

    % ======================== %
    % 算Macro跟Pico的服務人數  %
    % ======================== %
    for idx_UE = 1:1:n_UE  
		Macro_Serving_Num_change(round(idx_t/t_d), 1)        = length(find(0 < idx_UEcnct_TST & idx_UEcnct_TST <= n_MC));
		Pico_NonCoMP_Serving_Num_change(round(idx_t/t_d), 1) = length(find(idx_UEcnct_TST > n_MC));
    end

    % ============================== %
    % 算BS所使用的Resource Block數量 %
    % ============================== %
    for idx_BS = 1:1:n_BS
    	BS_RB_consumption(idx_BS) = BS_RB_consumption(idx_BS) + length(nonzeros(BS_RB_table(idx_BS,:)));
    end

	% ======================================== %
	% 算UE的Call Block Rate and Call Drop Rate %
	% ======================================== %
	% UE Call Block Rate
	UE_CBR = UE_CBR + (n_Block_UE);

	% UE Call Drop Rate 
	UE_CDR  = UE_CDR + (n_Drop_UE);

	% UE平均存活人數	
	UE_survive = UE_survive + (n_UE - n_Block_UE - n_Drop_UE);
	
	% 重置
	n_Block_UE = 0;
	n_Drop_UE  = 0;

	% ======================================== %
    % 算BS的Call Block Rate and Call Drop Rate %
	% ======================================== %	
	for idx_BS = 1:n_BS
		% BS Call Block Rate
		if n_DeadUE_BS(idx_BS) == 0 && n_LiveUE_BS(idx_BS) == 0    % 如果沒有人把該BS 當目標，該BS 的CBR = 0
			CBR_BS_TST(idx_BS) = 0;
		else
			CBR_BS_TST(idx_BS) = n_DeadUE_BS(idx_BS) / (n_DeadUE_BS(idx_BS) + n_LiveUE_BS(idx_BS));
		end

		% BS Call Drop Rate
		if BS_last_time_serving(idx_BS) == 0 && CDR_BS(idx_BS) == 0
			CDR_BS_TST(idx_BS) = 0;
		else
			CDR_BS_TST(idx_BS) = CDR_BS(idx_BS) / (CDR_BS(idx_BS) + n_HO_BS_TST(idx_BS));
		end
	end

	% 重置
	n_DeadUE_BS(1,:)          = 0;
	n_LiveUE_BS(1,:)          = 0;

	% ----------- %
	% 更新Loading %
	% ----------- %
	[Load_TST] = Update_Loading(n_BS, n_MC, BS_RB_table, n_ttoffered, Pico_part);	

	% ================================================ % % ====================================== %
	%          -          -------        --            % %   --------    --------      -------    %
	%          |          |      )      /  \           % %   |          /        \    /           %
	%          |          |------      /----\          % %   |------|  |        \ |  |            %
	%          |          |           /      \         % %   |          \        X    \           %
	%          -------    -          -        -        % %   -           -------- \    -------    %
	% ================================================ % % ====================================== %	
	% Loop 4: 基地台開始做Fuzzy Q (需要細胞的CIO, Loading, CBR, CDR)
	if (idx_t == t_start || rem(idx_t, FQ_BS_LI_TST) == 0)
		for idx_BS = 1:n_BS			
			% Fuzzifier
			DoM_CIO_TSTc(idx_BS,:)      = FQc1_Fuzzifier(CIO_TST(idx_BS), 'C');  % CIO的degree of membership
			DoM_Load_TSTc(idx_BS,:)     = FQc1_Fuzzifier(Load_TST(idx_BS),'L');  % Loading的degree of membership
			DoT_Rule_New_TSTc(idx_BS,:) = FQc2_DegreeOfTruth(DoM_CIO_TSTc(idx_BS,:), DoM_Load_TSTc(idx_BS,:),'D');  %算degree of truth的方法D (相乘)

			if (idx_t ~= t_start)
				% 算Q Bonus
				Q_reward_TSTc(idx_BS) = FQc6_Reward(Load_TST(idx_BS), CBR_BS_TST(idx_BS), CDR_BS_TST(idx_BS),'C');
				V_fx_new_TSTc(idx_BS) = FQc5_Vfunction(DoT_Rule_New_TSTc(idx_BS,:), Q_Table_TSTc(:,:,idx_BS));
				Q_bonus_TSTc(idx_BS)  = FQc7_Qbonus(Q_reward_TSTc(idx_BS), FQ_BS_DF_TST, V_fx_new_TSTc(idx_BS), ...
																							Q_fx_old_TSTc(idx_BS));
				% Q Update
					Q_Table_TSTc(:,:,idx_BS) = FQc8_Qupdate(Q_Table_TSTc(:,:,idx_BS), idx_subAct_choosed_old_TSTc(idx_BS,:), ...
															FQ_BS_LR_TST, Q_bonus_TSTc(idx_BS), DoT_Rule_Old_TSTc(idx_BS,:));
			end
			% Global Action
			[GlobalAct_TSTc(idx_BS),idx_subAct_choosed_new_TSTc(idx_BS,:)] = FQc3_GlobalAction(DoT_Rule_New_TSTc(idx_BS,:), ...
																									Q_Table_TSTc(:,:,idx_BS));
			%這邊GlobalAct是當作變化量，要在加上前一次的CIO，當作下一次真正使用的CIO    (目的是為了不讓CIO變化太大) 
			if     (CIO_TST(idx_BS) + GlobalAct_TSTc(idx_BS) < -5)
				CIO_TST(idx_BS) = -5;
			elseif (CIO_TST(idx_BS) + GlobalAct_TSTc(idx_BS) > 5)
				CIO_TST(idx_BS) = 5;
			else
				CIO_TST(idx_BS) = CIO_TST(idx_BS) + GlobalAct_TSTc(idx_BS);
			end

			% 計算Q-function 
			Q_fx_new_TSTc(idx_BS) = FQc4_Qfunction(DoT_Rule_New_TSTc(idx_BS,:), Q_Table_TSTc(:,:,idx_BS), ...
																	idx_subAct_choosed_new_TSTc(idx_BS,:));			
		end	
		% Recording for the different iteration of 'Q-function'
		Q_fx_old_TSTc               = Q_fx_new_TSTc;
		idx_subAct_choosed_old_TSTc = idx_subAct_choosed_new_TSTc;
		DoT_Rule_Old_TSTc           = DoT_Rule_New_TSTc;
	end
	% 結束 Loop 4

end

toc
